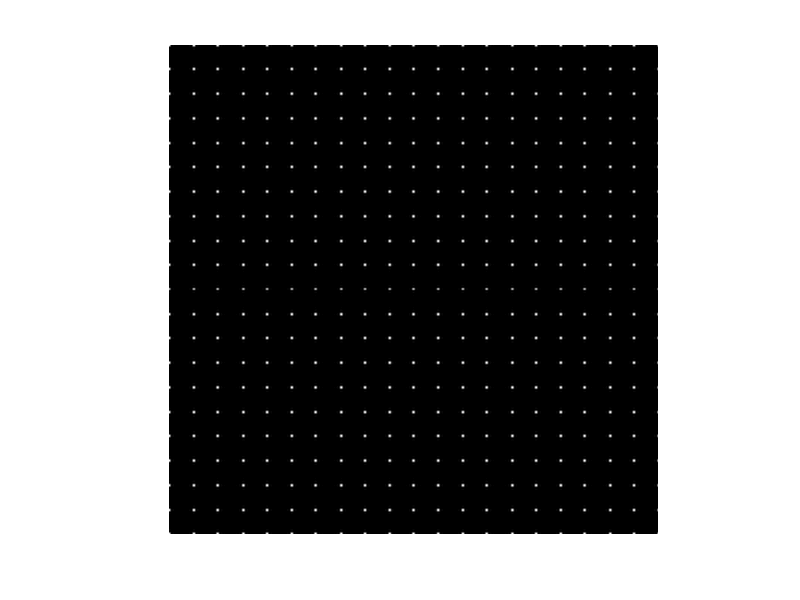

The MATLAB script that drew this image: (Note: this script raises an error after producing the figure.)
close all; clear; clc;
% Generates a hartmannograms for further processing in the WFS7

%%  SHWFS parameters
Lambda=0.65e-6;                 % wavelength [m]
k=2*pi/Lambda;                  % wavenumber

Pixels_X=500;                   % image pixels on the X axis
Pixels_Y=500;                   % image pixels on the Y axis
PixelSize= 5.5e-6;              % pixel size [m]
Pitch=136e-6;                   % microlens size [m]
ML_focal=3.2e-3;                % focal dist [m]
Bits=8;                         % camera bit rate
% ApertDiam=2.75e-3;
ApertDiam=Pixels_X*PixelSize;   % diameter of the full aperture [m]
ApertRad=ApertDiam/2;           % radius of the full aperture [m]

L_X=Pixels_X*PixelSize;                    % sensor area on the X axis [m]
L_Y=Pixels_Y*PixelSize;                    % sensor area on the Y axis [m]
ML_Pixels=round(Pitch/PixelSize);          % pixels in CCD to each microlens

NumberLens_X=ceil(Pixels_X/ML_Pixels);    % number of lenses in the array 
NumberLens_Y=ceil(Pixels_Y/ML_Pixels);    % on the X and Y axis

Cut_flag = 1;                             % if = 1 - cut pixels outside Pixels_X(Y)

%%  Setting the zernike coefficients
% Set through the distance from the source to the sensor:
L_def=1.65;                                         %distance between the source and the SHWFS [m]
Defocus=(L_def-sqrt(L_def^2-(ApertDiam/2)^2))/2;    %in [m]  

% Set the parameters individually:
X_Tilt = 0;
Defocus = 1e-6;

% Aberration coefficients
z11=X_Tilt;         % X-Tilt
zi11=0;             % Y-Tilt
z02=Defocus;        % Defocus 
z22=0;              % Vertical astigmatism
zi22=0;             % Oblique astigmatism
z13=0;              % Horizontal coma
zi13=0;             % Vertical coma
z04=0;              % Primary spherical

%%  Reference
iRows = ceil(Pixels_X/(2*ML_Pixels)); 
iCols = iRows;
iRefRows = 2*iRows + 1;
iRefCols = iRefRows;

for n = 0 : 2*iRows
    dx(n+1) = Pitch/PixelSize*(iRows - n);
end
x_0 = Pixels_X/2 - dx;
y_0 = x_0;
x_0_rep = repelem(x_0,ML_Pixels);
y_0_rep = repelem(y_0,ML_Pixels);
[X_0,Y_0] = meshgrid(x_0_rep,y_0_rep);
p0_x = round(y_0 - ML_Pixels/2);
p0_y = round(x_0 - ML_Pixels/2);
P0_x = repelem(p0_x,ML_Pixels);
P0_y = repelem(p0_y,ML_Pixels);
[P0_X,P0_Y] = meshgrid(P0_x,P0_y);
i = 1:ML_Pixels;
k = 1:ML_Pixels;
[I,K] = meshgrid(i,k);
i_rep = repmat(I,NumberLens_X+1,NumberLens_X+1);
k_rep = repmat(K,NumberLens_X+1,NumberLens_X+1);

IX =  P0_X + i_rep;
IY =  P0_Y + k_rep;

Y = IX - X_0;
X = IY - Y_0;

VAL = ((sinc(Pitch*PixelSize*X/Lambda/ML_focal)).^2.*(sinc(Pitch*PixelSize*Y/Lambda/ML_focal)).^2);
MaxIntens=max(max(VAL(:,:),[],1));
MinIntens=MaxIntens/(2^Bits-1);
IntensityPixelised_VAL=fix(VAL(:,:)./MinIntens).*MinIntens/max(max(VAL));

% Cropping pixels
if Cut_flag == 1
    IntensityPixelised_VAL(1:floor(ML_Pixels/2),:) = [];
    IntensityPixelised_VAL(:,1:floor(ML_Pixels/2)) = [];
    All_pixels = size(IntensityPixelised_VAL,1);
    IntensityPixelised_VAL(Pixels_X+1:All_pixels,:) = [];
    IntensityPixelised_VAL(:, Pixels_X+1:All_pixels) = [];
end

figure('Name','Reference hartmannogram');
imshow(IntensityPixelised_VAL,[]);
% Save to the "Hartmannograms" folder 
imwrite(IntensityPixelised_VAL,'Hartmannograms\REF_700_136_no_cut.bmp'); 
                
%%  Introduction slopes
% Сoordinates of subaperture centers 
ML_Center = Pitch/2;
k=1;
for i=0:NumberLens_X
    MLA_Centerx(k) = -L_X/2+i*Pitch+ML_Center;
    k=k+1;
end
MLA_Centery = MLA_Centerx;
% Matrices of centers on axes X and Y:
[MLA_CenterX,MLA_CenterY]=meshgrid(MLA_Centerx,MLA_Centery);

% Wavefront calculation (using the "zernike_8_deriv.m" program
[WF_derivY,WF_derivX]=zernike_8_deriv(MLA_Centerx/ApertRad,...
    MLA_Centery/ApertRad,z11,zi11,z02,z22,zi22,z13,zi13,z04);

% Shift calculation
ShiftX=WF_derivX * ML_focal/ApertRad/PixelSize;
ShiftY=WF_derivY * ML_focal/ApertRad/PixelSize;

%%  Hartmannogram of the distorted wavefront
ShiftX_rep = repelem(ShiftX,ML_Pixels);
ShiftY_rep = repelem(ShiftY,ML_Pixels);
[SHIFT_X,SHIFT_Y] = meshgrid(ShiftX_rep,ShiftY_rep);

VAL_shift = (sinc(Pitch*PixelSize*(X+SHIFT_Y)/Lambda/ML_focal)).^2.*...
    (sinc(Pitch*PixelSize*(Y+SHIFT_X)/Lambda/ML_focal)).^2;
MaxIntens=max(max(VAL_shift(:,:),[],1));
MinIntens=MaxIntens/(2^Bits-1);
IntensityPixelised_VAL_shift=fix(VAL_shift(:,:)./MinIntens).*MinIntens/max(max(VAL_shift));

% Cropping pixels
if Cut_flag == 1
    IntensityPixelised_VAL_shift(1:floor(ML_Pixels/2),:) = [];
    IntensityPixelised_VAL_shift(:,1:floor(ML_Pixels/2)) = [];
    All_pixels = size(IntensityPixelised_VAL_shift,1);
    IntensityPixelised_VAL_shift(Pixels_X+1:All_pixels,:) = [];
    IntensityPixelised_VAL_shift(:, Pixels_X+1:All_pixels) = [];
end

figure('Name','Processed hartmannogram');
imshow(IntensityPixelised_VAL_shift,[]);
% Save to the "Hartmannograms" folder 
imwrite(IntensityPixelised_VAL_shift,'Hartmannograms\DEF_700_136_no_cut.bmp'); 
